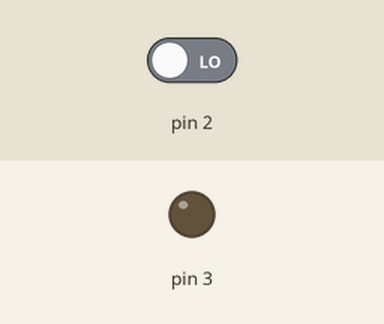
A sketch run on a simulated Arduino Uno, built with avr-gcc and run on an emulated ATmega328P. Parts: output pins drawn as LEDs (lit = HIGH). Dashed ring = blinking. The test bench sets the inputs (shaded band); at power-on: pin 2 LOW.

Above: at 1.2 s.
1.3 s: pin 2 driven HIGH
At 1.6 s:
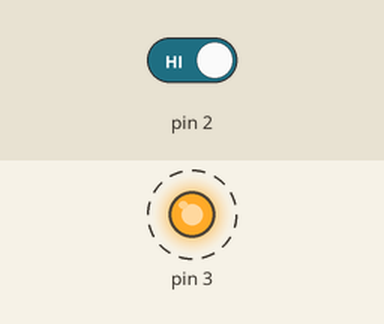
4.3 s: pin 2 driven LOW
At 5.2 s:
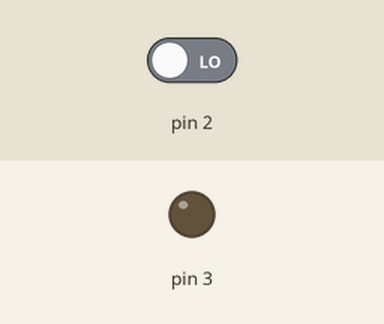
Timing chart, 0 to 7.3 s (numbered marks = the images above; inputs shaded):
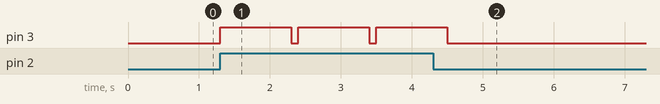

Measured:
- after the input at 1.3 s, pin 3: alternates HIGH for 1.0 s and LOW for 0.10 s, starting at once
- after the input at 4.3 s, pin 3: goes on until 4.5 s, then stays LOW

The sketch:

arduino_boton1.ino
```cpp
void setup() {
  pinMode(2, INPUT);
  pinMode(3, OUTPUT);
}

void loop() {
  if(digitalRead(2) == HIGH){
    digitalWrite(3, HIGH);
    delay(1000);
    digitalWrite(3, LOW);
    delay(100);
  }
  else{
    digitalWrite(3, LOW);
  }
}
```
